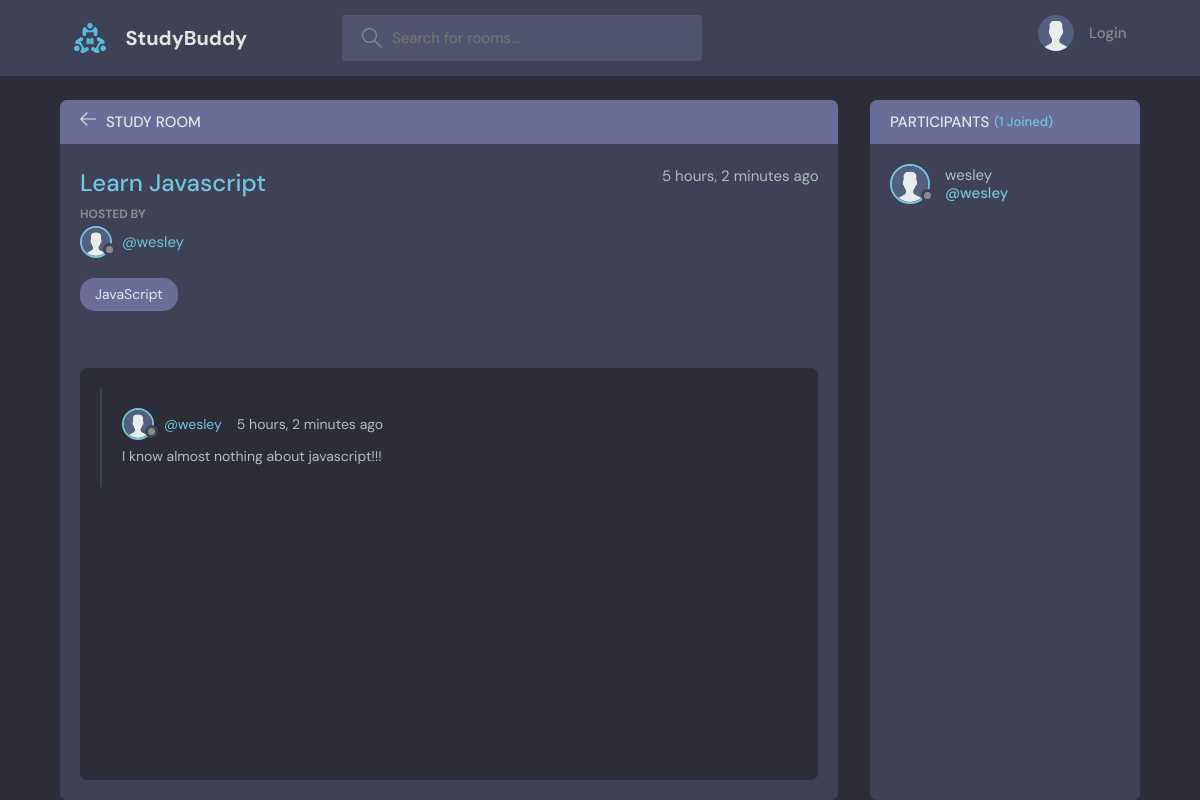
Before: /room/2/ with the older database file.
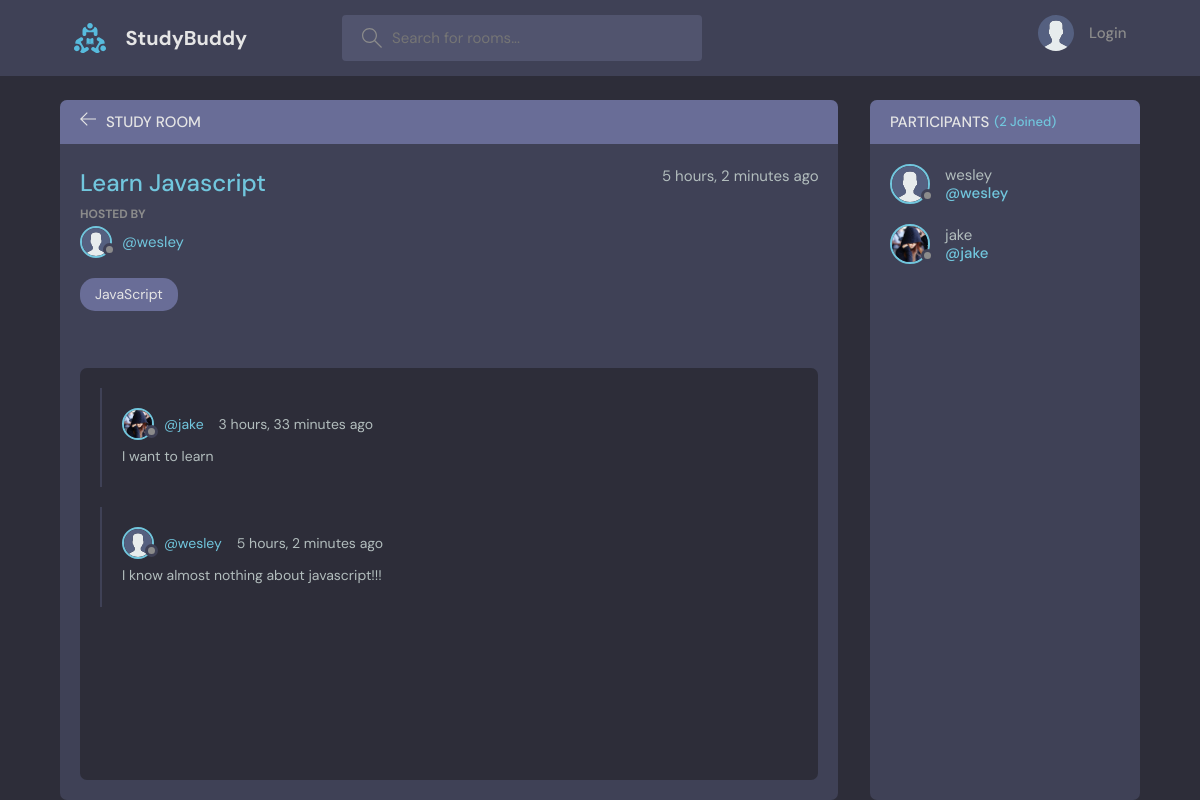
After: the same page with the newer database file.
### base/models.py (models this page shows, shortened)
class Message(models.Model):
    user = models.ForeignKey(User, on_delete=models.CASCADE)
    room = models.ForeignKey(Room, on_delete=models.CASCADE)
    body = models.TextField()
    updated = models.DateTimeField(auto_now=True)
    created = models.DateTimeField(auto_now_add=True)
    class Meta:
        ordering = ['-updated', '-created']

class User(AbstractUser):
    name = models.CharField(max_length=200, null=True)
    email = models.EmailField(unique=True, null=True)
    bio = models.TextField(null=True)
    avatar = models.ImageField(null=True, default="avatar.svg")
    USERNAME_FIELD = 'email'
    REQUIRED_FIELDS = []

### base/views.py (the view, shortened to what this page needs)
# urls.py: path('room/<str:pk>/', views.room, name='room'),
def room(request, pk):
    room = Room.objects.get(id=pk)
    room_messages = room.message_set.all().order_by('-created')
    participants = room.participants.all()
    context = { 'room': room, 'room_messages': room_messages, 'participants': participants }
    return render(request, 'base/room.html', context)

### base/models.py (called while the page is built)
    def __str__(self):
        return self.name

### base/templates/base/room.html (shortened to what this page needs)
{% extends "main.html" %}
{% load static %}
{% block content %}
    <main class="profile-page layout layout--2">
      <div class="container">
        <div class="room">
          <div class="room__top">
            <div class="room__topLeft">
              <a href="{% url 'home' %}">
                <svg version="1.1" xmlns="http://www.w3.org/2000/svg" width="32" height="32" viewBox="0 0 32 32">
                  <title>arrow-left</title>
                  <path
                    d="M13.723 2.286l-13.723 13.714 13.719 13.714 1.616-1.611-10.96-10.96h27.625v-2.286h-27.625l10.965-10.965-1.616-1.607z"
                  ></path>
                </svg>
              </a>
              <h3>Study Room</h3>
            </div>
          </div>
          <div class="room__box scroll">
            <div class="room__header scroll">
              <div class="room__info">
                <h3>{{room.name}}</h3>
                <span>{{room.created|timesince}} ago</span>
              </div>
              <div class="room__hosted">
                <p>Hosted By</p>
                <a href="{% url 'user-profile' room.host.id %}" class="room__author">
                  <div class="avatar avatar--small">
                    <img src="{{room.host.avatar.url}}" />
                  </div>
                  <span>@{{room.host.username}}</span>
                </a>
              </div>
              <span class="room__topics">{{room.topic}}</span>
            </div>
            <div class="room__conversation">
              <div class="threads scroll">
                {% for message in room_messages %}
                <div class="thread">
                  <div class="thread__top">
                    <div class="thread__author">
                      <a href="{% url 'user-profile' message.user.id %}" class="thread__authorInfo">
                        <div class="avatar avatar--small">
                          <img src="{{message.user.avatar.url}}" />
                        </div>
                        <span>@{{message.user.username}}</span>
                      </a>
                      <span class="thread__date">{{message.created|timesince}} ago</span>
                    </div>
                  </div>
                  <div class="thread__details">
                    {{message.body}}
                  </div>
                </div>
                {% endfor %}
              </div>
            </div>
          </div>
        </div>
        <div class="participants">
          <h3 class="participants__top">Participants <span>({{participants.count}} Joined)</span></h3>
          <div class="participants__list scroll">
            {% for user in participants %}
            <a href="{% url 'user-profile' user.id %}" class="participant">
              <div class="avatar avatar--medium">
                <img src="{{user.avatar.url}}" />
              </div>
              <p>
                {{user.username}}
                <span>@{{user.username}}</span>
              </p>
            </a>
            {% endfor %}
          </div>
        </div>
      </div>
    </main>
{% endblock content %}

Changed rows visible on the page:
added Message: user.avatar (placeholder picture), user.username "jake", created "3 hours, 33 minutes", body "I want to learn"
now on this page (row edited): User: avatar (placeholder picture), username "jake"
Other visible differences:
{{ participants.count }}: "1" → "2"
